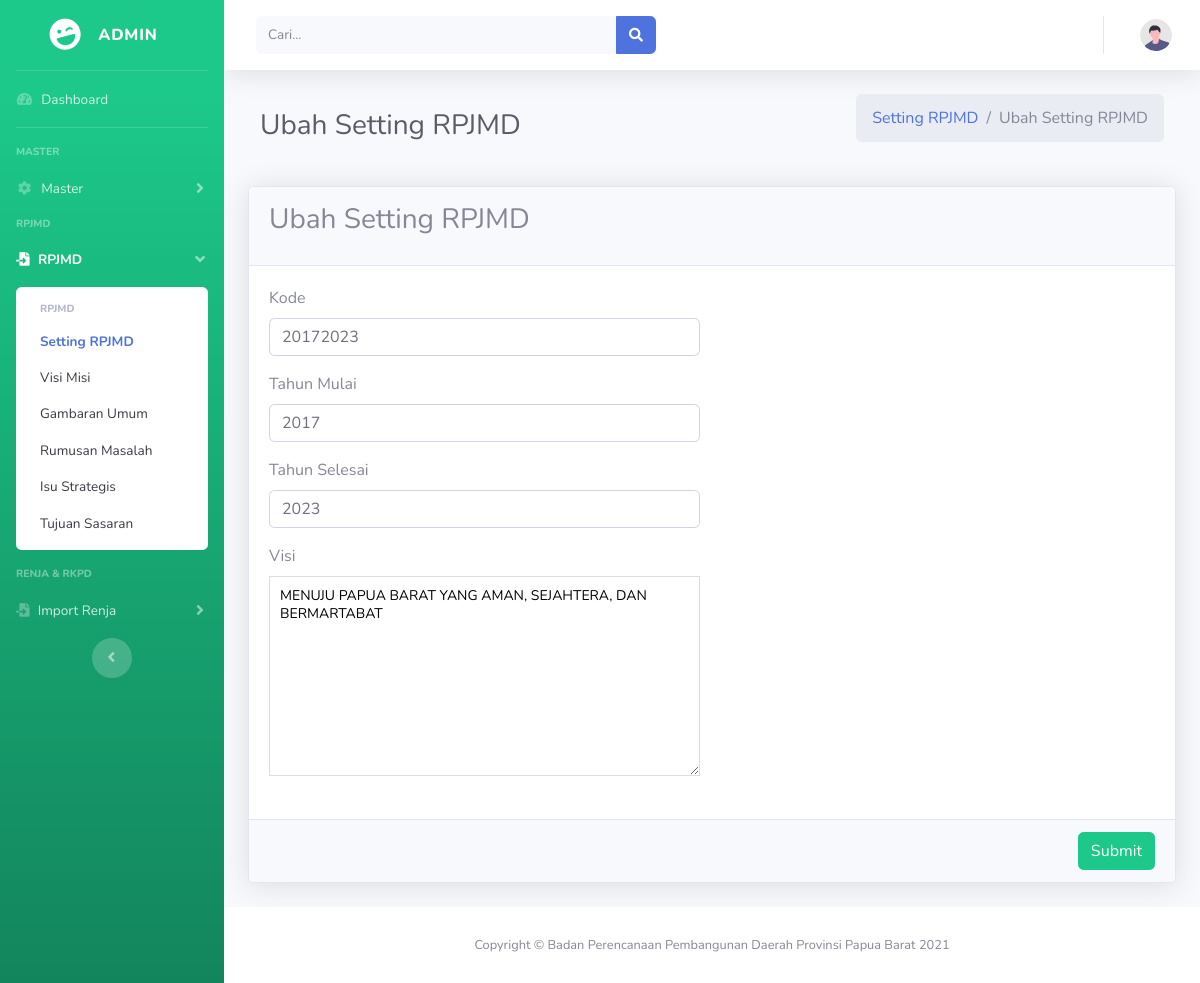
Screenshot of /admin/rpjmd/ubah-setting-rpjmd/1 with the database file from the repository.
### tables this page shows
CREATE TABLE `setting_rpjmd` (
  `id_rpjmd` int(11) NOT NULL,
  `kode` varchar(50) NOT NULL,
  `tahun_mulai` int(6) NOT NULL,
  `tahun_selesai` int(6) NOT NULL,
  `visi` text NOT NULL,
  `id_status` varchar(30) NOT NULL
);

### application/controllers/rpjmdController.php (called while the page is built, shortened)
<?php
class rpjmdController extends CI_Controller {
	public function __construct(){
		$this->load->database();
		$this->load->model('Model_rpjmd');
	}
	public function ubahSetting($id)
	{
		$id_rpjmd	= $id;
		$data['page'] = 'setting-rpjmd';
		$data['setting_rpjmd'] = $this->Model_rpjmd->get_duatable('*','setting_rpjmd', 'status_rpjmd', 'setting_rpjmd.id_status=status_rpjmd.id_status', 'id_rpjmd='.$id_rpjmd, 'setting_rpjmd.id_status');
		$this->load->view('admin/layout/header', $data);
		$this->load->view('admin/rpjmd/ubah/ubah-setting-rpjmd', $data);
		$this->load->view('admin/layout/footer');
	}
}

### index.php (called while the page is built, shortened)
<?php
require_once BASEPATH.'core/CodeIgniter.php';

### application/models/Model_rpjmd.php (called while the page is built, shortened)
<?php
    class Model_rpjmd extends CI_Model{
        function get_duatable($select, $table1, $table2, $join, $where, $order)
        {
            $this->db->select($select);
            $this->db->from($table1);
            $this->db->join($table2, $join);
            $this->db->where($where);
            $this->db->order_by($order, "asc");
            $query = $this->db->get();
            return $query->result();
        }
    }

### application/views/admin/rpjmd/ubah/ubah-setting-rpjmd.php (the view, shortened to what this page needs)
<div class="container-fluid">
	<div class="d-sm-flex align-items-center justify-content-between mb-4">
		<div class="col-sm-6 mb-1">
			<h1 class="h3 mb-0 text-gray-800">Ubah Setting RPJMD</h1>
		</div>
		<div class="col-sm-6 mb-1">
			<ol class="breadcrumb float-sm-right">
				<li class="breadcrumb-item"><a href="<?= base_url('admin/rpjmd/setting-rpjmd')?>">Setting RPJMD</a>
				</li>
				<li class="breadcrumb-item active">Ubah Setting RPJMD</li>
			</ol>
		</div>
	</div>
	<div class="card shadow mb-4">
		<div class="card-header py-3">
			<h3 class="card-title">Ubah Setting RPJMD</h3>
		</div>
        <?php
			foreach($setting_rpjmd as $sr): ?>
		<form action="<?= base_url('admin/rpjmd/simpan-ubah-setting/'); echo $sr->id_rpjmd; ?>" role="form" method="POST">
			<div class="card-body">
				<div class="row">
					<div class="col-md-6">
						<div class="form-group">
							<label for="kode">Kode</label>
							<input type="text" class="form-control" name="kode" id="kode" placeholder="Masukkan Kode" value="<?php echo $sr->kode; ?>" required>
						</div>
						<div class="form-group">
							<label for="tahun_mulai">Tahun Mulai</label>
							<input type="number" class="form-control" name="tahun_mulai" id="tahun_mulai" placeholder="Masukkan Tahun Mulai" value="<?php echo $sr->tahun_mulai; ?>">
						</div>
						<div class="form-group">
							<label for="tahun_selesai">Tahun Selesai</label>
							<input type="number" class="form-control" name="tahun_selesai" id="tahun_selesai" value="<?php echo $sr->tahun_selesai; ?>"
								placeholder="Masukkan Tahun Selesai">
						</div>
						<div class="form-group">
							<label for="visi">Visi</label>
							<textarea id="visi" name="visi" class="textarea" placeholder="Masukkan Visi"
								style="width: 100%; height: 200px; font-size: 14px; line-height: 18px; border: 1px solid #dddddd; padding: 10px;" required><?php echo $sr->visi; ?>
							</textarea>
						</div>
					</div>
				</div>
			</div>
			<div class="card-footer text-right">
				<button type="submit" class="btn btn-success">Submit</button>
			</div>
		</form>
        <?php endforeach; ?>
	</div>

### rows the page displays
setting_rpjmd: kode "20172023", tahun_mulai "2017", tahun_selesai "2023", visi "MENUJU PAPUA BARAT YANG AMAN, SEJAHTERA, DAN BERMARTABAT"
